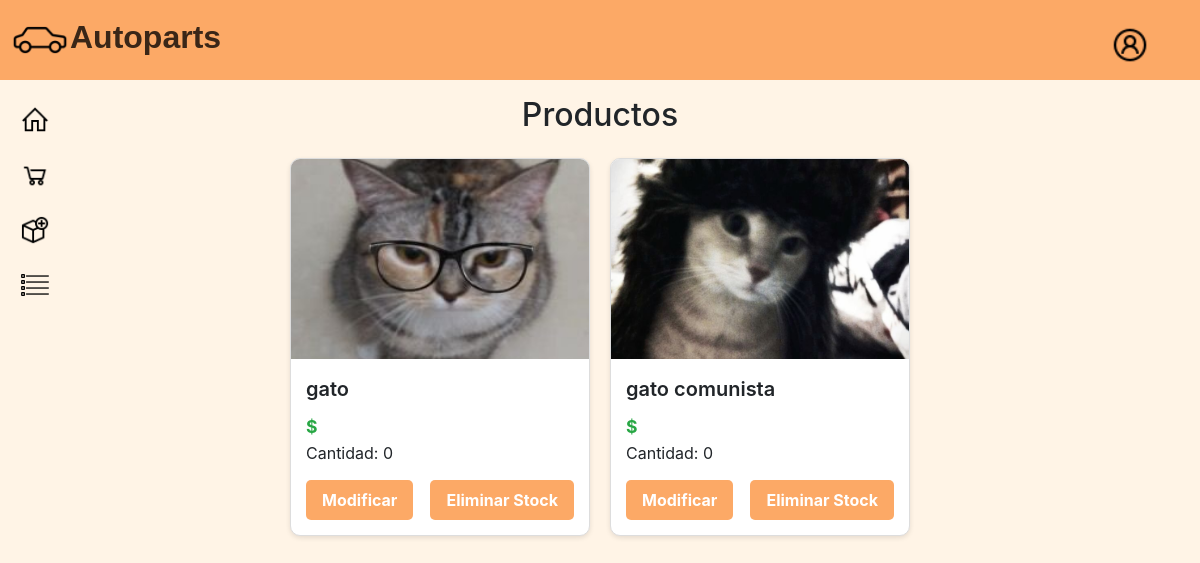
/lista2/, run on an earlier commit of the app's database.
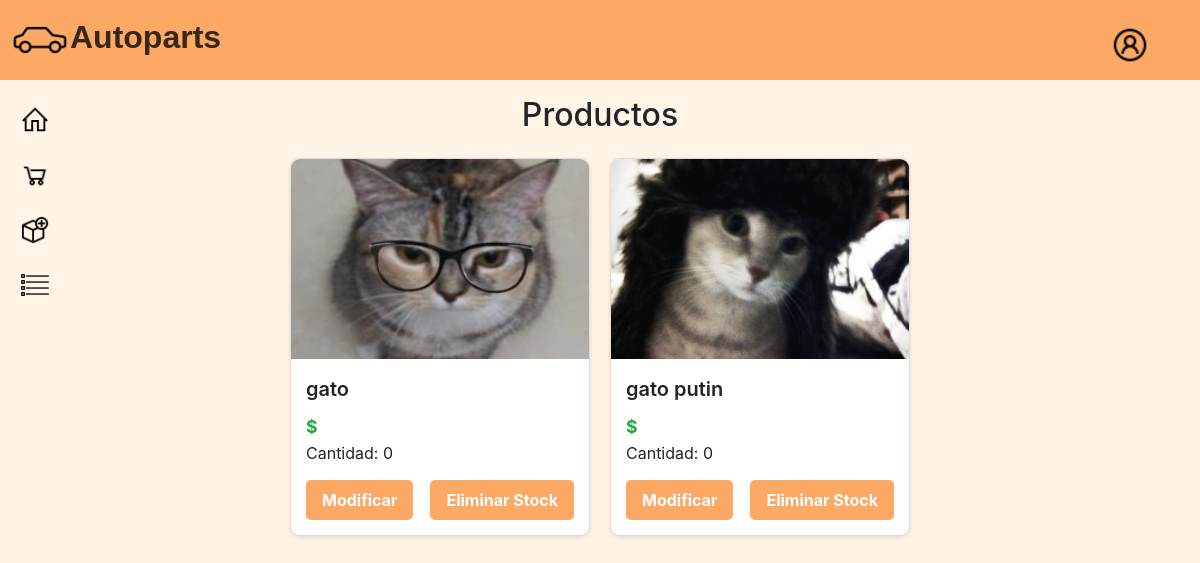
And on a later commit of the database.
### app/models.py (models this page shows, shortened)
class Stock(models.Model):
    local = models.ForeignKey(Local, on_delete=models.CASCADE, related_name='stocks')
    producto = models.ForeignKey(Producto, on_delete=models.CASCADE, related_name='stocks')
    cantidad = models.PositiveIntegerField(default=0)  # Cantidad disponible de este producto en el local
    class Meta:
        unique_together = ('local', 'producto')  # Evitar duplicados, asegurando que no haya dos entradas para el mismo producto en un mismo local

class Producto(models.Model):
    id_producto = models.AutoField(primary_key=True)
    familia = models.ForeignKey(FamiliaProducto, on_delete=models.CASCADE, related_name='productos')
    nombre = models.CharField(max_length=150)
    precio_minorista = models.IntegerField()
    precio_mayorista = models.IntegerField(default=0)
    descripcion = models.TextField(blank=True)
    fecha_fabricacion = models.DateField(null=True, blank=True)
    imagen = models.ImageField(upload_to="productos", null=True, blank=True)
    stock_minimo = models.PositiveIntegerField(default=5)
    class Meta:
        db_table = 'app_producto'  # asegura que Django use tabla existente

### app/views.py (the view)
# urls.py: path('lista2/', lista2, name="lista2"),
def lista2(request):
    stocks = Stock.objects.select_related('producto', 'local').all()
    return render(request, 'crud/lista2.html', {'stocks': stocks})

### app/templates/crud/lista2.html
{% extends 'app/base.html' %}
{% load static %}
{% load humanize %}
{% block css %}
<link rel="stylesheet" href="https://stackpath.bootstrapcdn.com/bootstrap/4.5.2/css/bootstrap.min.css">
<link rel="stylesheet" href="{% static 'app/css/edit.css' %}">
{% endblock %}
{% block contenido %}
<div class="navbar-main" style="top: 0;">
      <div class="logo">
          <img src="{% static 'app/image/car.png' %}" alt="logo" height="60px">Autoparts
      </div>
      <div class="acnt">
         <div><a href=""><img src="{% static 'app/image/account.png' %}" alt="" width="30px"></a></div>
      </div>
      <div class="lateral-bar">
         <div><a href="{% url 'home' %}"><img src="{% static 'app/image/home.png' %}" alt="" width="30px"></a></div>
         <div><a href="{% url 'shoppingcart' %}"><img src="{% static 'app/image/shoppingcart.png' %}" alt="" width="30px"></a></div>
         <div><a href="{% url 'agregar' %}"><img src="{% static 'app/image/addproduct.png' %}" alt="" width="30px"></a></div>
         <div><a href="{% url 'lista2' %}"><img src="{% static 'app/image/list.png' %}" alt="" width="30px"></a></div>
     </div>
  </div>
<div class="container my-4 pt-5">
    <h2 class="text-center my-4">Productos</h2>
    <div class="product-grid">
    {% for stock in stocks %}
  <div class="product-card">
    {% if stock.producto.imagen %}
        <img src="{{ stock.producto.imagen.url }}" alt="{{ stock.producto.nombre }}" class="product-image">
    {% else %}
        <img src="{% static 'app/image/default-product.jpg' %}" alt="Imagen por defecto" class="product-image">
    {% endif %}
    <div class="product-details">
      <div class="product-name">{{ stock.producto.nombre }}</div>
      <div class="product-price">${{ stock.producto.precio }}</div>
      <div>Cantidad: {{ stock.cantidad }}</div>
      <div class="product-actions">
        <a href="{% url 'modificar' stock.id %}" class="button edit">Modificar</a>
        <a href="{% url 'eliminar_stock' stock.id %}" class="button eliminar_producto">Eliminar Stock</a>
      </div>
    </div>
  </div>
{% empty %}
  <p>No hay stocks disponibles.</p>
    {% endfor %}
    </div>
</div>
{% endblock %}

### app/templates/app/base.html (shortened to what this page needs)
<!DOCTYPE html>
<html lang="en">
<head>
    {% load static %}
    <link rel="stylesheet" href="{% static 'app/css/style.css' %}">
    <link rel="stylesheet" href="https://cdn.jsdelivr.net/npm/bootstrap@5.3.3/dist/css/bootstrap.min.css" as="style"
        onload="this.onload=null;this.rel='stylesheet'"
>
    {% block css %}
    {% endblock %}
</head>
<body class="body-main">
    {% block contenido %}
    {% endblock %}
</body>
</html>

### app/static/app/css/style.css (style rules this page uses)
.body-main { background-color: rgb(255, 244, 230); }
.navbar-main { display: flex; background-color: rgb(252, 169, 102); height: 80px; width: 100%; justify-content: space-between; position: fixed; z-index: 5; }
.logo { height: 100%; text-align: center; align-content: center; color: rgba(0, 0, 0, 0.774); font-size: 2rem; font-family: "Cal Sans", sans-serif; font-weight: 700; left: 0; margin-left: 10px; }
.acnt img { display: flex; text-align: center; align-content: center; height: 100%; width: 40px; margin-top: 25px; margin-right: 50px; background-color: rgba(180, 180, 180, 0); align-items: center; }
.lateral-bar { display: flex; margin-top: 80px; height: 1000px; width: 300px; position: fixed; flex-direction: column; text-decoration: none; margin-left: 20px; }
.lateral-bar div { margin-top: 25px; }

### app/static/app/css/edit.css (style rules this page uses)
.product-grid { display: flex; flex-wrap: wrap; gap: 20px; justify-content: center; }
.product-card { width: 300px; border: 1px solid #ddd; border-radius: 10px; overflow: hidden; background-color: #fff; box-shadow: 0 2px 5px rgba(0,0,0,0.1); transition: transform 0.2s; }
.product-image { width: 100%; height: 200px; object-fit: cover; }
.product-details { padding: 15px; }
.product-name { font-size: 1.25rem; font-weight: 600; margin-bottom: 10px; }
.product-price { font-size: 1.1rem; color: #28a745; font-weight: bold; }
.product-actions { margin-top: 15px; display: flex; justify-content: space-between; }
.button { background-color: #fca966; color: white; border: none; padding: 8px 16px; border-radius: 5px; text-decoration: none; font-weight: bold; display: inline-block; cursor: pointer; transition: background-color 0.3s ease; }

What changed in the data, as far as the page shows it:
removed Stock: producto.imagen (picture), producto.nombre "gato comunista", cantidad "0"
added Stock: producto.imagen (picture), producto.nombre "gato putin", cantidad "0"
